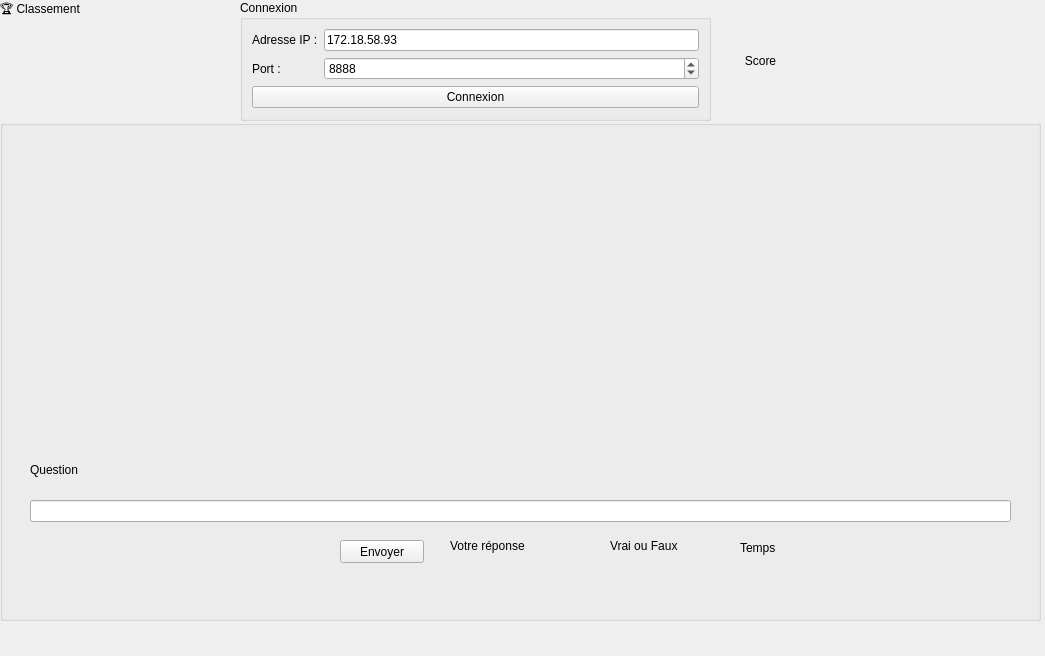
<?xml version="1.0" encoding="UTF-8"?>
<ui version="4.0">
 <class>WidgetPopSauceClient</class>
 <widget class="QWidget" name="WidgetPopSauceClient">
  <property name="geometry">
   <rect>
    <x>0</x>
    <y>0</y>
    <width>1045</width>
    <height>656</height>
   </rect>
  </property>
  <property name="windowTitle">
   <string>WidgetPopSauceClient</string>
  </property>
  <widget class="QLabel" name="labelClassement">
   <property name="geometry">
    <rect>
     <x>0</x>
     <y>0</y>
     <width>230</width>
     <height>120</height>
    </rect>
   </property>
   <property name="text">
    <string>🏆 Classement</string>
   </property>
   <property name="alignment">
    <set>Qt::AlignmentFlag::AlignLeft|Qt::AlignmentFlag::AlignTop</set>
   </property>
   <property name="wordWrap">
    <bool>true</bool>
   </property>
  </widget>
  <widget class="QGroupBox" name="groupBoxConnexion">
   <property name="geometry">
    <rect>
     <x>240</x>
     <y>0</y>
     <width>471</width>
     <height>121</height>
    </rect>
   </property>
   <property name="title">
    <string>Connexion</string>
   </property>
   <layout class="QGridLayout" name="gridLayout">
    <item row="0" column="0">
     <widget class="QLabel" name="labelIP">
      <property name="text">
       <string>Adresse IP :</string>
      </property>
     </widget>
    </item>
    <item row="1" column="1">
     <widget class="QSpinBox" name="spinBoxPort">
      <property name="maximum">
       <number>65535</number>
      </property>
      <property name="value">
       <number>8888</number>
      </property>
     </widget>
    </item>
    <item row="1" column="0">
     <widget class="QLabel" name="labelPort">
      <property name="text">
       <string>Port : </string>
      </property>
     </widget>
    </item>
    <item row="0" column="1">
     <widget class="QLineEdit" name="lineEditIP">
      <property name="text">
       <string>172.18.58.93</string>
      </property>
     </widget>
    </item>
    <item row="2" column="0" colspan="2">
     <widget class="QPushButton" name="pushButtonConnexion">
      <property name="text">
       <string>Connexion</string>
      </property>
     </widget>
    </item>
   </layout>
  </widget>
  <widget class="QGroupBox" name="groupBoxJeu">
   <property name="geometry">
    <rect>
     <x>0</x>
     <y>120</y>
     <width>1041</width>
     <height>501</height>
    </rect>
   </property>
   <property name="title">
    <string/>
   </property>
   <widget class="QLabel" name="labelImage">
    <property name="geometry">
     <rect>
      <x>240</x>
      <y>30</y>
      <width>581</width>
      <height>301</height>
     </rect>
    </property>
    <property name="text">
     <string/>
    </property>
   </widget>
   <widget class="QLabel" name="labelQuestion">
    <property name="geometry">
     <rect>
      <x>30</x>
      <y>340</y>
      <width>981</width>
      <height>20</height>
     </rect>
    </property>
    <property name="text">
     <string>Question</string>
    </property>
   </widget>
   <widget class="QPushButton" name="pushButtonEnvoyer">
    <property name="geometry">
     <rect>
      <x>340</x>
      <y>420</y>
      <width>84</width>
      <height>23</height>
     </rect>
    </property>
    <property name="text">
     <string>Envoyer</string>
    </property>
   </widget>
   <widget class="QLineEdit" name="lineEditReponse">
    <property name="geometry">
     <rect>
      <x>30</x>
      <y>380</y>
      <width>981</width>
      <height>22</height>
     </rect>
    </property>
   </widget>
   <widget class="QLabel" name="labelAfficherReponseEcrit">
    <property name="geometry">
     <rect>
      <x>450</x>
      <y>410</y>
      <width>151</width>
      <height>31</height>
     </rect>
    </property>
    <property name="text">
     <string>Votre réponse</string>
    </property>
   </widget>
   <widget class="QLabel" name="labelVraiFaux">
    <property name="geometry">
     <rect>
      <x>610</x>
      <y>410</y>
      <width>211</width>
      <height>31</height>
     </rect>
    </property>
    <property name="text">
     <string>Vrai ou Faux</string>
    </property>
   </widget>
   <widget class="QLabel" name="labelTemps">
    <property name="geometry">
     <rect>
      <x>740</x>
      <y>420</y>
      <width>58</width>
      <height>15</height>
     </rect>
    </property>
    <property name="text">
     <string>Temps</string>
    </property>
   </widget>
  </widget>
  <widget class="QLabel" name="labelScore">
   <property name="geometry">
    <rect>
     <x>490</x>
     <y>20</y>
     <width>541</width>
     <height>81</height>
    </rect>
   </property>
   <property name="text">
    <string>Score</string>
   </property>
   <property name="alignment">
    <set>Qt::AlignmentFlag::AlignCenter</set>
   </property>
  </widget>
 </widget>
 <resources/>
 <connections/>
</ui>
